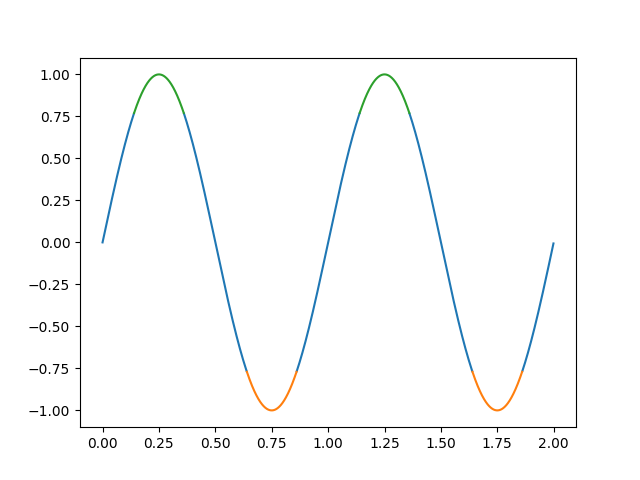

The script that saved this image:
import matplotlib.pyplot as plt
import numpy as np

t = np.arange(0.0, 2.0, 0.001)
s = np.sin(2 * np.pi * t)

upper = 0.77
lower = -0.77

supper = np.ma.masked_where(s < upper, s)
slower = np.ma.masked_where(s > lower, s)
smiddle = np.ma.masked_where((s < lower) | (s > upper), s)

fig, ax = plt.subplots()
ax.plot(t, smiddle, t, slower, t, supper)
plt.savefig('y.png')